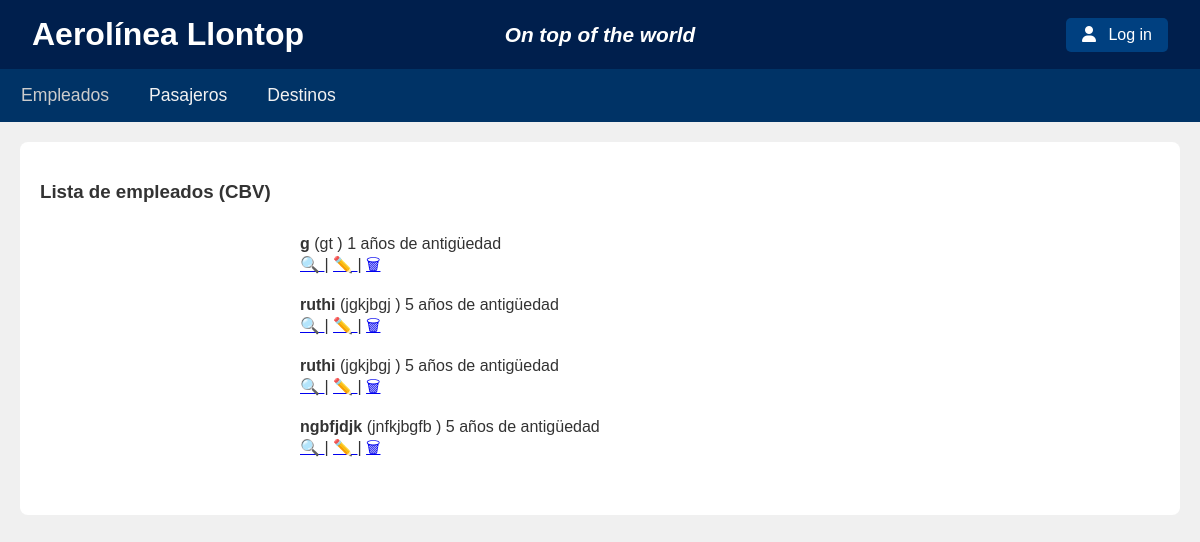
Page /empleados/cbv/employee-list on the earlier database version.
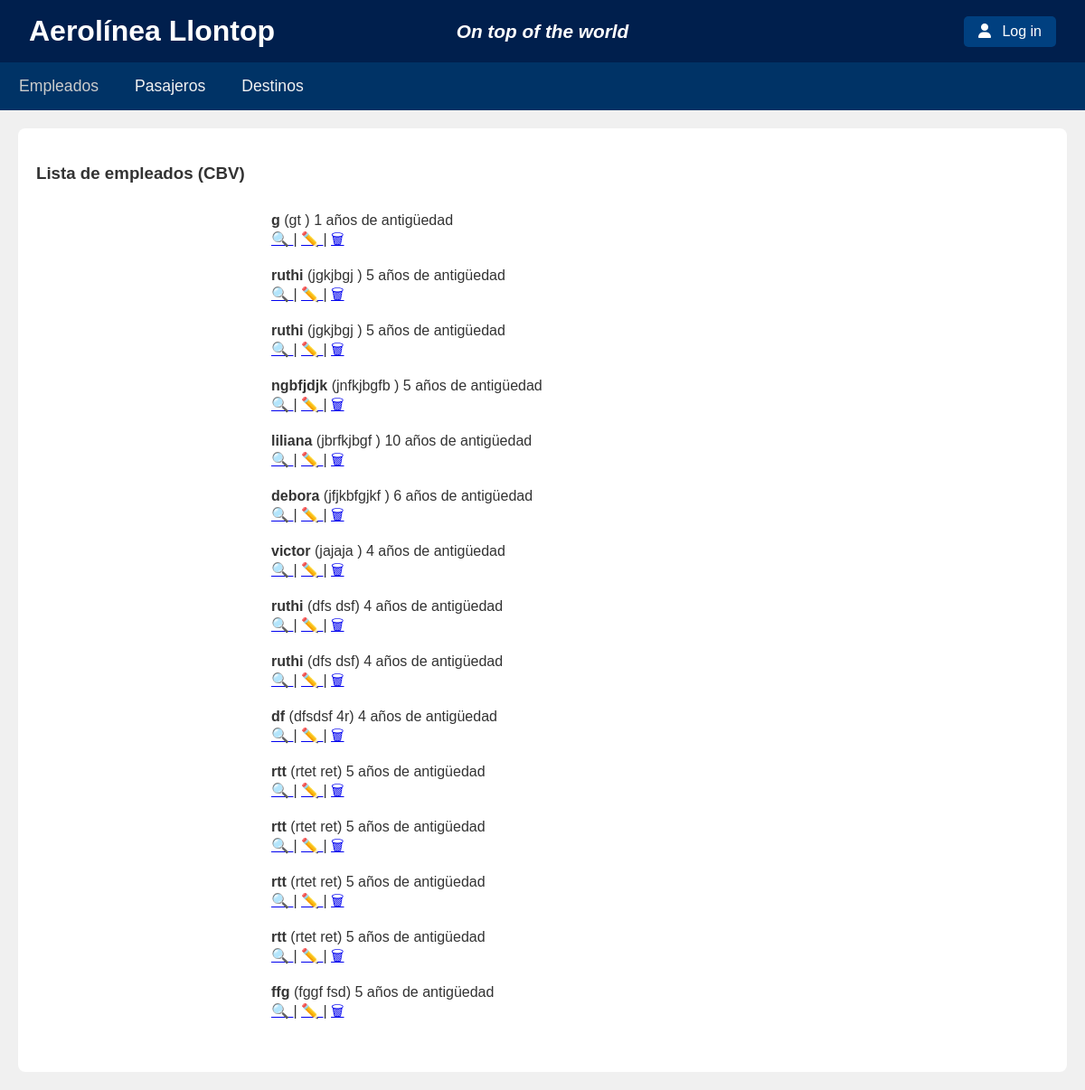
Same page on the later database version.
### empleados/models.py (models this page shows, shortened)
class Empleados (models.Model):
    nombreempleado = models.CharField(max_length=50)
    email = models.CharField(max_length=50)
    antiguedad = models.IntegerField()
    tipo = models.CharField(max_length=50)

### empleados/views.py (the view)
# urls.py: path("cbv/employee-list", EmpleadosListView.as_view(), name="cbv-employee-list"),
class EmpleadosListView(ListView):
    model = Empleados
    template_name = 'empleados/cbv/employee-list.html'
    context_object_name = 'empleados'

### empleados/templates/empleados/cbv/employee-list.html
{% extends 'empleados/base.html' %}
{% block aerolinea %}
<h3 > Lista de empleados (CBV)</h3>
<ul style="max-width: 600px; margin: 2rem auto; list-style: none; padding: 0;">
    {% for empleado in empleados %}
        <li style="margin-bottom: 1rem;">
            <strong>{{ empleado.nombreempleado }}</strong> ({{ empleado.email }} {{ empleado.tipo }}) {{ empleado.antiguedad }} años de antigüedad<br>
            <a href="{% url 'empleados:cbv-empleados-detail' empleado.pk %}"> 🔍 </a> |
            <a href="{% url 'empleados:cbv-empleados-editar' empleado.pk %}"> ✏️ </a> |
            <a href="{% url 'empleados:cbv-empleados-eliminar' empleado.pk %}"> 🗑 </a>
        </li>
    {% empty %}
        <li>No hay empleados registrados.</li>
    {% endfor %}
</ul>
{% endblock %}

Differences in the rows shown:
added Empleados: nombreempleado "liliana", email "jbrfkjbgf", antiguedad "10"
added Empleados: nombreempleado "debora", email "jfjkbfgjkf", antiguedad "6"
added Empleados: nombreempleado "victor", email "jajaja", antiguedad "4"
added Empleados: nombreempleado "ruthi", email "dfs", tipo "dsf", antiguedad "4"
added Empleados: nombreempleado "ruthi", email "dfs", tipo "dsf", antiguedad "4"
added Empleados: nombreempleado "df", email "dfsdsf", tipo "4r", antiguedad "4"
added Empleados: nombreempleado "rtt", email "rtet", tipo "ret", antiguedad "5"
added Empleados: nombreempleado "rtt", email "rtet", tipo "ret", antiguedad "5"
added Empleados: nombreempleado "rtt", email "rtet", tipo "ret", antiguedad "5"
added Empleados: nombreempleado "rtt", email "rtet", tipo "ret", antiguedad "5"
added Empleados: nombreempleado "ffg", email "fggf", tipo "fsd", antiguedad "5"
